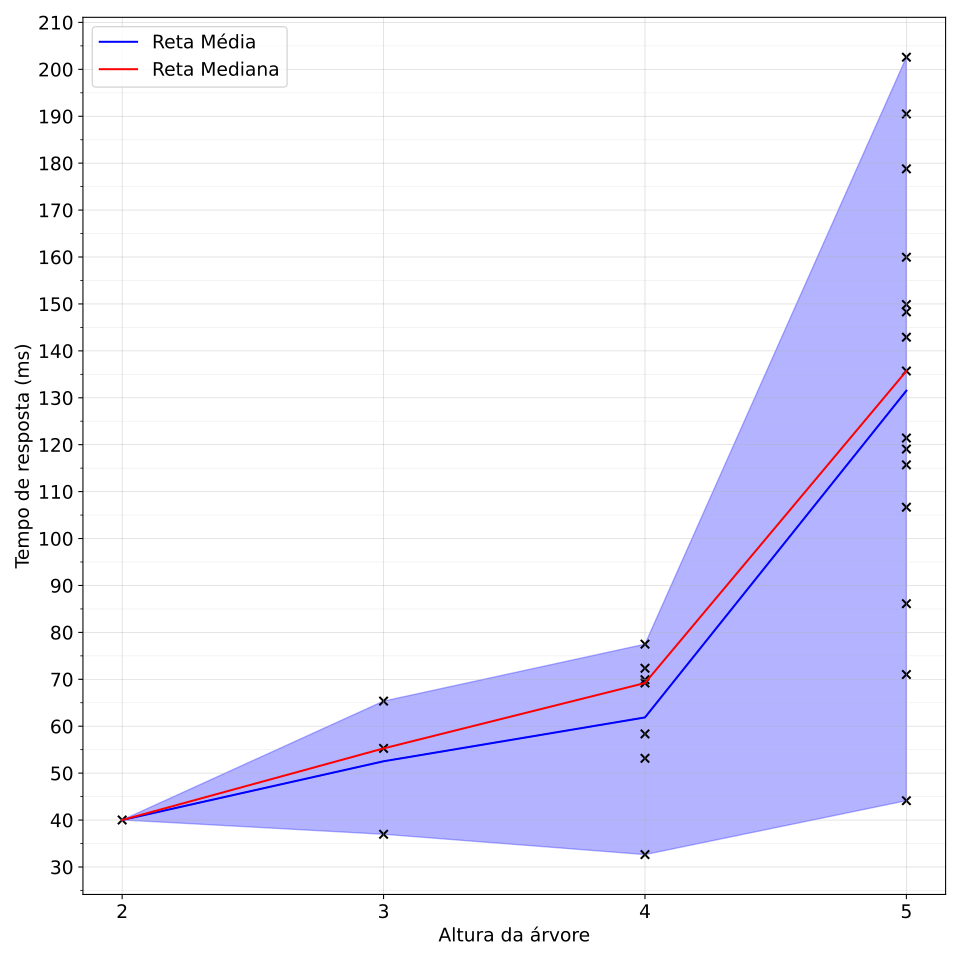

Python code for this plot:
import matplotlib.pyplot as plt
import numpy as np
from collections import defaultdict
from statistics import mode, median, mean


# Dicionário para armazenar os valores numéricos agrupados por número de barras
valores_agrupados = defaultdict(list)
valor_medio = defaultdict(list)

# Dicionário para armazenar os totais e contagens dos valores por caminho
totais_por_caminho = defaultdict(float)
contagens_por_caminho = defaultdict(int)

# Abrir o arquivo de texto em modo de leitura
with open('tempo2.txt', 'r') as arquivo:
    for linha in arquivo:
        linha = linha.strip()
        caminho, valor_str = linha.split(':')
        valor_numerico = float(valor_str)
        
        # Contar o número de barras no caminho
        numero_barras = caminho.count('/')
        
        # Adicionar o valor numérico ao grupo correto no dicionário
        valores_agrupados[numero_barras].append(valor_numerico)
        
        # Fazer a agregação dos valores por caminho
        totais_por_caminho[caminho] += valor_numerico
        contagens_por_caminho[caminho] += 1
#print(totais_por_caminho)
for caminho in totais_por_caminho:
    numero_barras = caminho.count('/')
    valor_medio[numero_barras].append(totais_por_caminho[caminho] / contagens_por_caminho[caminho])
print(valor_medio)

# Calcular os limites inferior e superior para cada grupo
limites_inferiores = []
limites_superiores = []
num_barras_lista = []
for num_barras, valores in valor_medio.items():
    limites_inferiores.append(np.min(valores))
    limites_superiores.append(np.max(valores))
    num_barras_lista.append(num_barras)

# Calcular a média, moda e mediana para cada grupo, considerando os valores agregados por caminho
medias = [mean(valores) for valores in valor_medio.values()]
modas = [mode(valores) if valores.count(mode(valores)) == 1 else None for valores in valor_medio.values()]
medianas = [median(valores) for valores in valor_medio.values()]



# Criar uma figura maior
plt.figure(figsize=(10, 10))
ax = plt.gca()

major_ticks = np.arange(0, 999, 10)
minor_ticks = np.arange(0, 999, 5)
ax.set_xticks(major_ticks)
ax.set_xticks(minor_ticks, minor=True)
ax.set_yticks(major_ticks)
ax.set_yticks(minor_ticks, minor=True)


# Criar o gráfico de preenchimento entre curvas
plt.fill_between(num_barras_lista, limites_inferiores, medias, color='blue', alpha=0.3)
plt.fill_between(num_barras_lista, medias, limites_superiores, color='blue', alpha=0.3)

# Adicionar a reta média
plt.plot(num_barras_lista, medias, color='blue', label='Reta Média')
#plt.plot(num_barras_lista, modas, color='green', label='Reta Moda')
plt.plot(num_barras_lista, medianas, color='red', label='Reta Mediana')


# Adicionar os pontos em todos os dados coletados com marcador "x"
for num_barras, valores in valor_medio.items():
    plt.scatter([num_barras] * len(valores), valores, color='black', marker='x', s=40)

# Definir graduações mais espaçadas no eixo x e y
plt.xticks(np.arange(min(num_barras_lista), max(num_barras_lista) + 1, 1))


# Ajustar o grid para ser menos chamativo
ax.grid(which='both', linestyle='-', linewidth=0.5, alpha=0.3)
ax.grid(which='minor', alpha=0.2)
ax.grid(which='major', alpha=0.5)

# Ajustar o tamanho da fonte para os rótulos dos ticks dos eixos
plt.xticks(fontsize=14) # Aumente o valor de fontsize conforme necessário
plt.yticks(fontsize=14) # Aumente o valor de fontsize conforme necessário

# Legendas e títulos
plt.xlabel('Altura da árvore',fontsize=14)
plt.ylabel('Tempo de resposta (ms)',fontsize=14)
#plt.title('Intervalo de Tempo de Resposta por Altura de uma Árvore Binaria',)
plt.legend(fontsize=14)
# Salvar o gráfico como imagem
plt.tight_layout()
plt.savefig('grafico.svg')

# Mostrar o gráfico na interface
plt.show()
